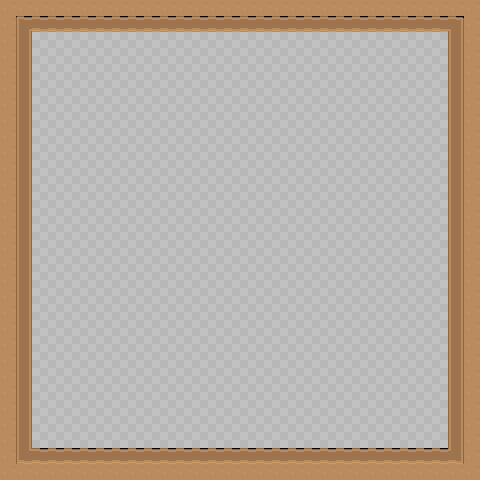

This game map was drawn from its Tiled (.tmx) file and the tilesets committed beside it. A one-line description and the full map source follow:
An orthogonal 30x30 tile map with 16x16 px tiles, 2 tile layers (floor, collision).

<map version="1.2" tiledversion="1.2.2" orientation="orthogonal" renderorder="right-down" width="30" height="30" tilewidth="16" tileheight="16" infinite="0" nextlayerid="3" nextobjectid="1">
 <tileset firstgid="1" source="rogueLikeDungeon_transparent.tsx" />
 <layer id="1" name="floor" width="30" height="30">
  <data encoding="csv">
0,0,0,0,0,0,0,0,0,0,0,0,0,0,0,0,0,0,0,0,0,0,0,0,0,0,0,0,0,0,
0,0,0,0,0,0,0,0,0,0,0,0,0,0,0,0,0,0,0,0,0,0,0,0,0,0,0,0,0,0,
0,0,510,510,510,510,510,510,510,510,510,510,510,510,510,510,510,510,510,510,510,510,510,510,510,510,510,510,0,0,
0,0,510,510,510,510,510,510,510,510,510,510,510,510,510,510,510,510,510,510,510,510,510,510,510,510,510,510,0,0,
0,0,510,510,510,510,510,510,510,510,510,510,510,510,510,510,510,510,510,510,510,510,510,510,510,510,510,510,0,0,
0,0,510,510,510,510,510,510,510,510,510,510,510,510,510,510,510,510,510,510,510,510,510,510,510,510,510,510,0,0,
0,0,510,510,510,510,510,510,510,510,510,510,510,510,510,510,510,510,510,510,510,510,510,510,510,510,510,510,0,0,
0,0,510,510,510,510,510,510,510,510,510,510,510,510,510,510,510,510,510,510,510,510,510,510,510,510,510,510,0,0,
0,0,510,510,510,510,510,510,510,510,510,510,510,510,510,510,510,510,510,510,510,510,510,510,510,510,510,510,0,0,
0,0,510,510,510,510,510,510,510,510,510,510,510,510,510,510,510,510,510,510,510,510,510,510,510,510,510,510,0,0,
0,0,510,510,510,510,510,510,510,510,510,510,510,510,510,510,510,510,510,510,510,510,510,510,510,510,510,510,0,0,
0,0,510,510,510,510,510,510,510,510,510,510,510,510,510,510,510,510,510,510,510,510,510,510,510,510,510,510,0,0,
0,0,510,510,510,510,510,510,510,510,510,510,510,510,510,510,510,510,510,510,510,510,510,510,510,510,510,510,0,0,
0,0,510,510,510,510,510,510,510,510,510,510,510,510,510,510,510,510,510,510,510,510,510,510,510,510,510,510,0,0,
0,0,510,510,510,510,510,510,510,510,510,510,510,510,510,510,510,510,510,510,510,510,510,510,510,510,510,510,0,0,
0,0,510,510,510,510,510,510,510,510,510,510,510,510,510,510,510,510,510,510,510,510,510,510,510,510,510,510,0,0,
0,0,510,510,510,510,510,510,510,510,510,510,510,510,510,510,510,510,510,510,510,510,510,510,510,510,510,510,0,0,
0,0,510,510,510,510,510,510,510,510,510,510,510,510,510,510,510,510,510,510,510,510,510,510,510,510,510,510,0,0,
0,0,510,510,510,510,510,510,510,510,510,510,510,510,510,510,510,510,510,510,510,510,510,510,510,510,510,510,0,0,
0,0,510,510,510,510,510,510,510,510,510,510,510,510,510,510,510,510,510,510,510,510,510,510,510,510,510,510,0,0,
0,0,510,510,510,510,510,510,510,510,510,510,510,510,510,510,510,510,510,510,510,510,510,510,510,510,510,510,0,0,
0,0,510,510,510,510,510,510,510,510,510,510,510,510,510,510,510,510,510,510,510,510,510,510,510,510,510,510,0,0,
0,0,510,510,510,510,510,510,510,510,510,510,510,510,510,510,510,510,510,510,510,510,510,510,510,510,510,510,0,0,
0,0,510,510,510,510,510,510,510,510,510,510,510,510,510,510,510,510,510,510,510,510,510,510,510,510,510,510,0,0,
0,0,510,510,510,510,510,510,510,510,510,510,510,510,510,510,510,510,510,510,510,510,510,510,510,510,510,510,0,0,
0,0,510,510,510,510,510,510,510,510,510,510,510,510,510,510,510,510,510,510,510,510,510,510,510,510,510,510,0,0,
0,0,510,510,510,510,510,510,510,510,510,510,510,510,510,510,510,510,510,510,510,510,510,510,510,510,510,510,0,0,
0,0,510,510,510,510,510,510,510,510,510,510,510,510,510,510,510,510,510,510,510,510,510,510,510,510,510,510,0,0,
0,0,0,0,0,0,0,0,0,0,0,0,0,0,0,0,0,0,0,0,0,0,0,0,0,0,0,0,0,0,
0,0,0,0,0,0,0,0,0,0,0,0,0,0,0,0,0,0,0,0,0,0,0,0,0,0,0,0,0,0
</data>
 </layer>
 <layer id="2" name="collision" width="30" height="30">
  <data encoding="csv">
213,213,213,213,213,213,213,213,213,213,213,213,213,213,213,213,213,213,213,213,213,213,213,213,213,213,213,213,213,213,
213,158,156,156,156,156,156,156,156,156,156,156,156,156,156,156,156,156,156,156,156,156,156,156,156,156,156,156,159,213,
213,186,0,0,0,0,0,0,0,0,0,0,0,0,0,0,0,0,0,0,0,0,0,0,0,0,0,0,186,213,
213,186,0,0,0,0,0,0,0,0,0,0,0,0,0,0,0,0,0,0,0,0,0,0,0,0,0,0,186,213,
213,186,0,0,0,0,0,0,0,0,0,0,0,0,0,0,0,0,0,0,0,0,0,0,0,0,0,0,186,213,
213,186,0,0,0,0,0,0,0,0,0,0,0,0,0,0,0,0,0,0,0,0,0,0,0,0,0,0,186,213,
213,186,0,0,0,0,0,0,0,0,0,0,0,0,0,0,0,0,0,0,0,0,0,0,0,0,0,0,186,213,
213,186,0,0,0,0,0,0,0,0,0,0,0,0,0,0,0,0,0,0,0,0,0,0,0,0,0,0,186,213,
213,186,0,0,0,0,0,0,0,0,0,0,0,0,0,0,0,0,0,0,0,0,0,0,0,0,0,0,186,213,
213,186,0,0,0,0,0,0,0,0,0,0,0,0,0,0,0,0,0,0,0,0,0,0,0,0,0,0,186,213,
213,186,0,0,0,0,0,0,0,0,0,0,0,0,0,0,0,0,0,0,0,0,0,0,0,0,0,0,186,213,
213,186,0,0,0,0,0,0,0,0,0,0,0,0,0,0,0,0,0,0,0,0,0,0,0,0,0,0,186,213,
213,186,0,0,0,0,0,0,0,0,0,0,0,0,0,0,0,0,0,0,0,0,0,0,0,0,0,0,186,213,
213,186,0,0,0,0,0,0,0,0,0,0,0,0,0,0,0,0,0,0,0,0,0,0,0,0,0,0,186,213,
213,186,0,0,0,0,0,0,0,0,0,0,0,0,0,0,0,0,0,0,0,0,0,0,0,0,0,0,186,213,
213,186,0,0,0,0,0,0,0,0,0,0,0,0,0,0,0,0,0,0,0,0,0,0,0,0,0,0,186,213,
213,186,0,0,0,0,0,0,0,0,0,0,0,0,0,0,0,0,0,0,0,0,0,0,0,0,0,0,186,213,
213,186,0,0,0,0,0,0,0,0,0,0,0,0,0,0,0,0,0,0,0,0,0,0,0,0,0,0,186,213,
213,186,0,0,0,0,0,0,0,0,0,0,0,0,0,0,0,0,0,0,0,0,0,0,0,0,0,0,186,213,
213,186,0,0,0,0,0,0,0,0,0,0,0,0,0,0,0,0,0,0,0,0,0,0,0,0,0,0,186,213,
213,186,0,0,0,0,0,0,0,0,0,0,0,0,0,0,0,0,0,0,0,0,0,0,0,0,0,0,186,213,
213,186,0,0,0,0,0,0,0,0,0,0,0,0,0,0,0,0,0,0,0,0,0,0,0,0,0,0,186,213,
213,186,0,0,0,0,0,0,0,0,0,0,0,0,0,0,0,0,0,0,0,0,0,0,0,0,0,0,186,213,
213,186,0,0,0,0,0,0,0,0,0,0,0,0,0,0,0,0,0,0,0,0,0,0,0,0,0,0,186,213,
213,186,0,0,0,0,0,0,0,0,0,0,0,0,0,0,0,0,0,0,0,0,0,0,0,0,0,0,186,213,
213,186,0,0,0,0,0,0,0,0,0,0,0,0,0,0,0,0,0,0,0,0,0,0,0,0,0,0,186,213,
213,186,0,0,0,0,0,0,0,0,0,0,0,0,0,0,0,0,0,0,0,0,0,0,0,0,0,0,186,213,
213,186,0,0,0,0,0,0,0,0,0,0,0,0,0,0,0,0,0,0,0,0,0,0,0,0,0,0,186,213,
213,187,156,156,156,156,156,156,156,156,156,156,156,156,156,156,156,156,156,156,156,156,156,156,156,156,156,156,188,213,
213,213,213,213,213,213,213,213,213,213,213,213,213,213,213,213,213,213,213,213,213,213,213,213,213,213,213,213,213,213
</data>
 </layer>
</map>
